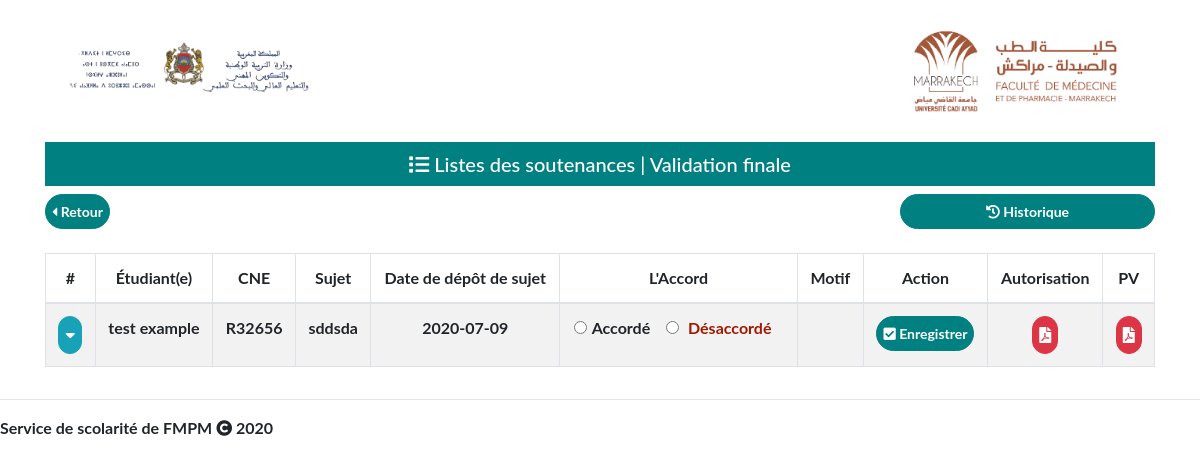
Page /soutenances.php (signed in) on the earlier database version.
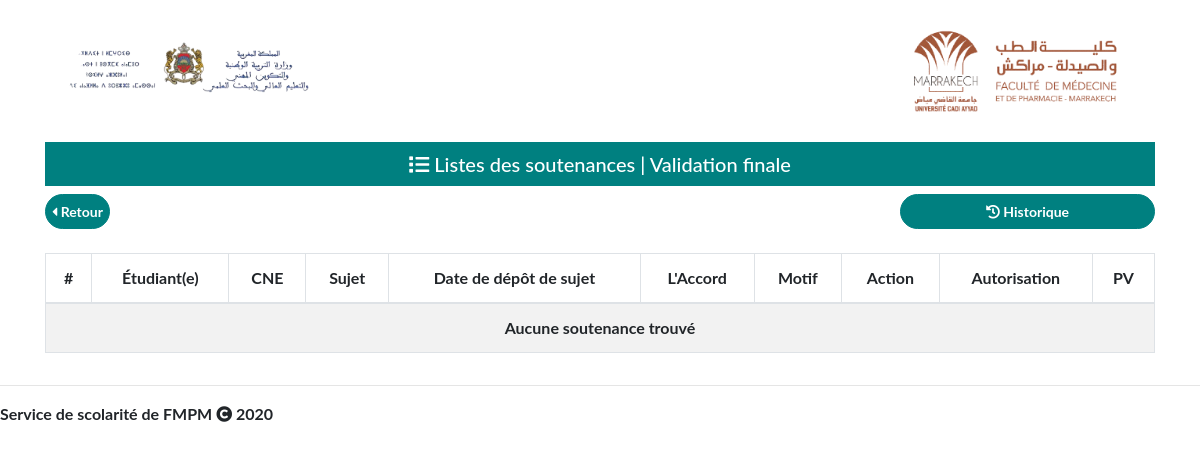
Same page on the later database version.
### tables this page shows
CREATE TABLE `soutenance` (
  `soutenance_id` int(11) NOT NULL,
  `date_depot_sujet` date NOT NULL,
  `directeur` int(11) NOT NULL,
  `intitule_these` varchar(126) NOT NULL,
  `nature_these` varchar(126) NOT NULL,
  `materiel_d_etude_et_echantillioannage` varchar(255) NOT NULL,
  `duree_d_etude` varchar(100) NOT NULL,
  `lieu_d_etude` varchar(255) NOT NULL,
  `objectif_d_etude` varchar(1024) NOT NULL,
  `mots_cles` varchar(1024) NOT NULL,
  `president` int(11) NOT NULL,
  `jury1` int(11) NOT NULL,
  `jury2` int(11) NOT NULL,
  `jury3` int(11) NOT NULL,
  `jury4` int(11) DEFAULT NULL,
  `etudiant` varchar(15) NOT NULL,
  `creneau` int(11) DEFAULT NULL,
  `etat` tinyint(4) NOT NULL,
  `motif` varchar(600) DEFAULT NULL
);

CREATE TABLE `etudiant` (
  `CNE` varchar(15) NOT NULL,
  `nom` varchar(20) NOT NULL,
  `prenom` varchar(20) NOT NULL,
  `email` varchar(50) NOT NULL,
  `no_apoge` int(11) NOT NULL
);

### public/service.php (the view, shortened to what the changed rows need)
<?php
function get_soutenance_result(array $args = array())
{
    require('database_connect.php');
    $etat = !isset($args['etat']) ? '' : sprintf(" AND etat = '%s'", $args['etat']);
    $etudiant = !isset($args['etudiant']) ? '' : sprintf(" AND etudiant = '%s'", $args['etudiant']);
    $directeur = !isset($args['directeur']) ? '' : sprintf(" AND directeur = '%s'", $args['directeur']);
    $president = !isset($args['president']) ? '' : sprintf(" AND president = '%s'", $args['president']);
    $limit = !isset($args['limit']) ? '' : ' LIMIT ' . $args['limit'];
    $query = "SELECT * FROM soutenance WHERE soutenance_id IS NOT NULL" . $etat . $etudiant . $directeur . $president . $limit;
    return mysqli_query($db, $query);
}
function get_etudiant_byCNE($cne)
{
    require('database_connect.php');
    $query = "SELECT * FROM etudiant WHERE CNE = '$cne' LIMIT 1 ";
    $res = mysqli_query($db, $query);
    return $res->fetch_assoc();
}
function get_table($result, $last = false, $soutenu = false)
{
    $colspan = 8;
    echo '<table class="table table-hover table-striped table-bordered myTable table-responsive-xl">
                    <thead>
                    <tr>
                        <th>#</th>
                        <th>Étudiant(e)</th>
                        <th>CNE</th>
                        <th>Sujet</th>
                        <th>Date de dépôt de sujet</th>
                        ';
    if (!$soutenu) {
        echo '<th>L\'Accord</th>
<th>Motif</th>';
    }
    echo '
                        <th>Action</th>';
    if ($last) {
        echo ' <th>Autorisation</th>
  <th>PV</th>';
    }
    $colspan = $last ? $colspan + 2 : $colspan;
    $colspan = $soutenu ? $colspan - 2 : $colspan;
    echo '    </tr>
                    </thead>
                    <tbody role="tablist" id="accordion-1">
                    ';
    if (mysqli_num_rows($result) == 0) {
        echo '<tr><td colspan="' . $colspan . '" class="text-center">Aucune soutenance trouvé</td></tr>';
    }
    while ($row = $result->fetch_assoc()) {
        echo '
                        <tr id="row_' . $row['soutenance_id'] . '" role="tab">
                            <td>
                                <a data-toggle="collapse" aria-expanded="true"
                                   aria-controls="accordion-1 .item-' . $row['soutenance_id'] . '"
                                   class="btn btn-info rounded-circle"
                                   href="#accordion-1 .item-' . $row['soutenance_id'] . '">
                                    <i class="fa menu-item"></i></a>
                            </td>
                            <td>';
        $etudiant = get_etudiant_byCNE($row['etudiant']);
        echo $etudiant['nom'] . " " . $etudiant['prenom'];
        echo '</td><td>
                             ' . $row['etudiant'] . '
                            </td>
                            <td>
                                ' . $row['intitule_these'] . '
                            </td>
                            <td> ' . $row['date_depot_sujet'] . '</td>
                            ';
        if (!$soutenu){
            echo '<td>
                                <div class="form-check form-check-inline">
                                    <input class="form-check-input" type="radio"
                                           name="radio_' . $row['soutenance_id'] . '" value="1"
                                           onChange="getIfYesOrNon(this.value,' . $row['soutenance_id'] . ')">
                                    <label class="form-check-label" for="inlineRadio1">Accordé</label>
                                </div>
                                <div class="form-check form-check-inline">
                                            <span id="bla">
                                                <input class="form-check-input" type="radio"
                                                       name="radio_' . $row['soutenance_id'] . '" value="2"
                                                       onChange="getIfYesOrNon(this.value,' . $row['soutenance_id'] . ')">
                                                <label class="form-check-label"
                                                       for="inlineRadio2">Désaccordé</label></span>
                                </div>
                            </td>
                            <td>
                                <div class="row" style="display: none">
                                    <div class="mx-2">
                                        <textarea id="motif_' . $row['soutenance_id'] . '" name=""
                                                  class="form-control form-control-sm"
                                                  placeholder="le motif ou problème " required></textarea>
                                    </div>
                                </div>
                            </td>';
        }
        echo '
                            <!-- <td>
                                        <a data-toggle="collapse" aria-expanded="true"
                                         aria-controls="accordion-1 .item-' . $row['soutenance_id'] . '"
                                          class="btn btn-info rounded-circle" href="#accordion-1 .item-' . $row['soutenance_id'] . '">
                                            <i class="fa fa-caret-down"></i></a>
                                    </td> -->
                            <td>
                                <button class="btn btn-success btn-sm"
                                        onclick="enregister(' . $row['soutenance_id'] . ',' . $row['etat'] . ')">
                                    <i class="fa fa-check-square" aria-hidden="true"></i>
                                    ';
        if ($soutenu) echo 'A soutenu';else echo 'Enregistrer';
        echo'
                                </button>
                            </td>';
        if ($last) {
            echo '<td>
                                <button class="btn btn-danger "
                                        onclick="pdf(' . $row['soutenance_id'] . ',\'autorisation\')">
                                    <i class="fa fa-file-pdf" aria-hidden="true"></i>
                                </button>
                            </td><td>
                                <button class="btn btn-danger "
                                        onclick="pdf(' . $row['soutenance_id'] . ',\'pv\')">
                                    <i class="fa fa-file-pdf" aria-hidden="true"></i>
                                </button>
                            </td>';
        }
        echo '</tr>
                        <tr class="collapse item-' . $row['soutenance_id'] . ' " role="tabpanel"
                            data-parent="#accordion-1">
                            <td colspan="' . $colspan . '">
                                <div class="container-fluid">
                                    <h6 class="crenau"><i class="fa fa-info-circle" aria-hidden="true"></i> Info sur le
                                        soutenance : ' . $row['soutenance_id'] . '</h6>
                                    <div class="row" style="    text-align: left;">
                                        <div class="col-md-6">
                                            <ul>
                                                <li>
                                                    <h6> Date de depot du sujet
                                                        : ' . $row['date_depot_sujet'] . '</h6>
                                                </li>
                                                <li>
                                                    <h6>
                                                        Directeur : ';
        echo ' </h6>
                                                </li>
                                                <li>
                                                    <h6>Intitule du these : ' . $row['intitule_these'] . '</h6>
                                                </li>
                                                <li>
                                                    <h6>Nature du these :
                                                        ' . $row['nature_these'] . '
                                                    </h6>
                                                </li>
                                                <li>
                                                    <h6> Materiel d etude et Echantillage :
                                                        ' . $row['materiel_d_etude_et_echantillioannage'] . '</h6>
                                                </li>
                                                <li>
                                                    <h6> Duree de l etude : ' . $row['duree_d_etude'] . '</h6>
                                                </li>
                                                <li>
                                                    <h6> Lieu de l etude : ' . $row['lieu_d_etude'] . '</h6>
                                                </li>
                                                <li>
                                                    <h6>
                                                        Mots Cles :
                                                        ' . $row['mots_cles'] . '
                                                    </h6>
                                                </li>
                                            </ul>
                                        </div>
                                        <div class="col-md-6">
                                            <ul>
                                                <li>
                                                    <h6> President de Jury :';
        echo '</h6>
                                                </li>
                                            </ul>
                                            <ul>
                                                <ol>
                                                    <li>
                                                        <h6> Membre de jury 1 : ';
        echo '</h6>
                                                    </li>
                                                    <li>
                                                        <h6> Membre de jury 2 : ';
        echo '</h6>
                                                    </li>
                                                    <li>
                                                        <h6> Membre de jury 3 : ';
        echo '</h6>
                                                    </li>
                                                    <li>
                                                        <h6> Membre de jury 4 : ';
        echo '</h6>
                                                    </li>
                                                </ol>
                                            </ul>';
        echo '</div>
    </div>
    </div>
    </td>
    </tr>';
    }
    echo '
    </tbody>
    </table>';
}

Differences in the rows shown:
no longer on this page (row edited): soutenance: etudiant.nom "test", etudiant.prenom "example", etudiant "R32656", intitule_these "sddsda", date_depot_sujet "2020-07-09"
Other differences:
text now shown: "Aucune soutenance trouvé"
